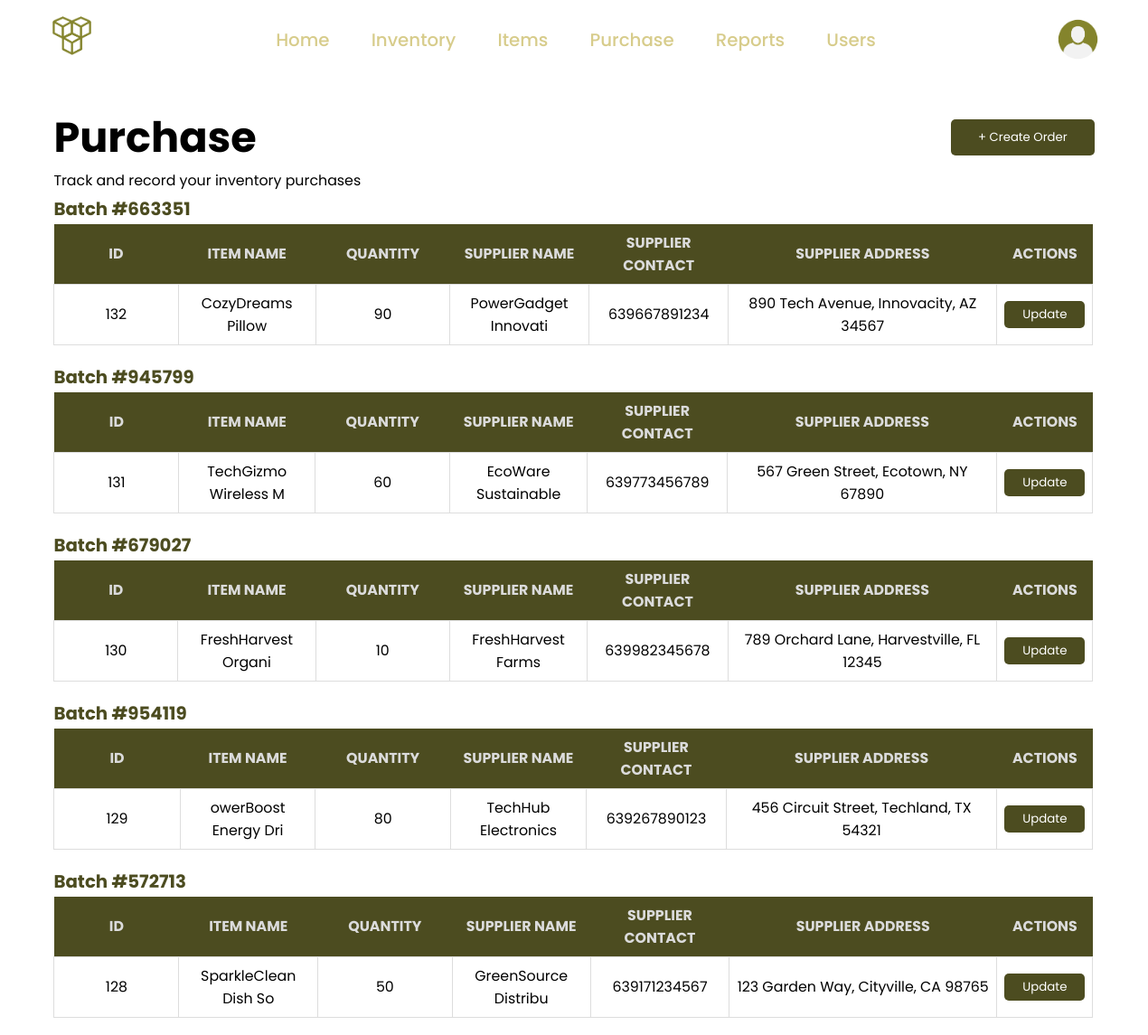
Page /RESERVOIR/purchase.php (signed in) on the committed database.
### tables this page shows
CREATE TABLE `purchase` (
  `ID` int(11) NOT NULL,
  `Item Name` varchar(20) NOT NULL,
  `Qty` varchar(20) NOT NULL,
  `Supplier Name` varchar(20) NOT NULL,
  `Supplier Contact` varchar(20) NOT NULL,
  `Supplier Address` varchar(50) NOT NULL,
  `Batch ID` varchar(30) NOT NULL
);

### RESERVOIR/php/purchase_read.php (the view, shortened to what this page needs)
<?php
    $dbHost = "localhost";
    $dbUsername = "root";
    $dbPassword = "";
    $dbName = "main";
    $conn = mysqli_connect($dbHost, $dbUsername, $dbPassword, $dbName);
    $sql = "SELECT DISTINCT `Batch ID` FROM purchase ORDER BY ID DESC";
    $result = mysqli_query($conn, $sql);
    if (mysqli_num_rows($result) > 0) {
        while ($row = mysqli_fetch_assoc($result)) {
            $batchID = $row["Batch ID"];
            echo "<h2 class='batch-title'>Batch #" . $batchID . "</h2>";
            echo "<div class='purchase-table-container'>";
            echo "<table>";
            echo "<thead>";
            echo "<tr>";
            echo "<th>ID</th>";
            echo "<th>Item Name</th>";
            echo "<th>Quantity</th>";
            echo "<th>Supplier Name</th>";
            echo "<th>Supplier Contact</th>";
            echo "<th>Supplier Address</th>";
            echo "<th>Actions</th>";
            echo "</tr>";
            echo "</thead>";
            echo "<tbody>";
            $batchSql = "SELECT * FROM purchase WHERE `Batch ID` = '$batchID' ORDER BY ID DESC";
            $batchResult = mysqli_query($conn, $batchSql);
            if (mysqli_num_rows($batchResult) > 0) {
                while ($batchRow = mysqli_fetch_assoc($batchResult)) {
                    echo "<tr>";
                    echo "<td>" . $batchRow["ID"] . "</td>";
                    echo "<td>" . $batchRow["Item Name"] . "</td>";
                    echo "<td>" . $batchRow["Qty"] . "</td>";
                    echo "<td>" . $batchRow["Supplier Name"] . "</td>";
                    echo "<td>" . $batchRow["Supplier Contact"] . "</td>";
                    echo "<td>" . $batchRow["Supplier Address"] . "</td>";
                    echo "<td><button class='update-button' data-id='" . $batchRow["ID"] . "'>Update</button></td>";
                    echo "</tr>";
                }
            } else {
                echo '<div class="no-purchase-record">You currently have no Purchase Order record. Click "Create Order" to record a purchase record.</div>';
            }
            echo "</tbody>";
            echo "</table>";
            echo "</div>";
        }
    } else {
        echo '<div class="no-purchase-record">You currently have no Purchase Order record. Click "Create Order" to record a purchase record.</div>';
    }
?>

### RESERVOIR/css/items.css (style rules this page uses)
table { width: 90%; border-collapse: collapse; text-align: center; margin-top: 2.5%; font-size: 1.2rem; }
th { background-color: #4c4c20; color: #dbdbdb; font-weight: bold; padding: 8px; text-align: center; text-transform: uppercase; }
th:nth-child(4) { width: 50%; max-width: 50%; }
td { border: 1px solid #ddd; padding: 8px; }
tr:nth-child(odd) { background-color: #fff; }

### RESERVOIR/css/main.css (style rules this page uses)
* { padding: 0; margin: 0; box-sizing: border-box; font-family: 'Poppins', sans-serif; }
html { font-size: 82.5%; }
html,body { background: url(../images/gbb.png) no-repeat fixed; background-size: cover; }

### RESERVOIR/css/purchase.css (style rules this page uses)
.update-button { background-color: #4c4c20; color: white; border: none; padding: 5px 20px 5px 20px; border-radius: 5px; cursor: pointer; }
.batch-title { margin-top: 20px; margin-bottom: -30px; color: #4c4c20; }
.purchase-table-container { width: 111%; }
.purchase-table-container th { width: 14%; }
.purchase-table-container th:nth-child(6) { width: 100%; }

### rows in the picture
purchase: ID "132", Item Name "CozyDreams Pillow", Qty "90", Supplier Name "PowerGadget Innovati", Supplier Contact "639667891234", Supplier Address "890 Tech Avenue, Innovacity, AZ 34567"
purchase: ID "131", Item Name "TechGizmo Wireless M", Qty "60", Supplier Name "EcoWare Sustainable", Supplier Contact "639773456789", Supplier Address "567 Green Street, Ecotown, NY 67890"
purchase: ID "130", Item Name "FreshHarvest Organi", Qty "10", Supplier Name "FreshHarvest Farms", Supplier Contact "639982345678", Supplier Address "789 Orchard Lane, Harvestville, FL 12345"
purchase: ID "129", Item Name "owerBoost Energy Dri", Qty "80", Supplier Name "TechHub Electronics", Supplier Contact "639267890123", Supplier Address "456 Circuit Street, Techland, TX 54321"
purchase: ID "128", Item Name "SparkleClean Dish So", Qty "50", Supplier Name "GreenSource Distribu", Supplier Contact "639171234567", Supplier Address "123 Garden Way, Cityville, CA 98765"

### other values in the picture
$batchID "663351"
$batchID "945799"
$batchID "679027"
$batchID "954119"
$batchID "572713"
